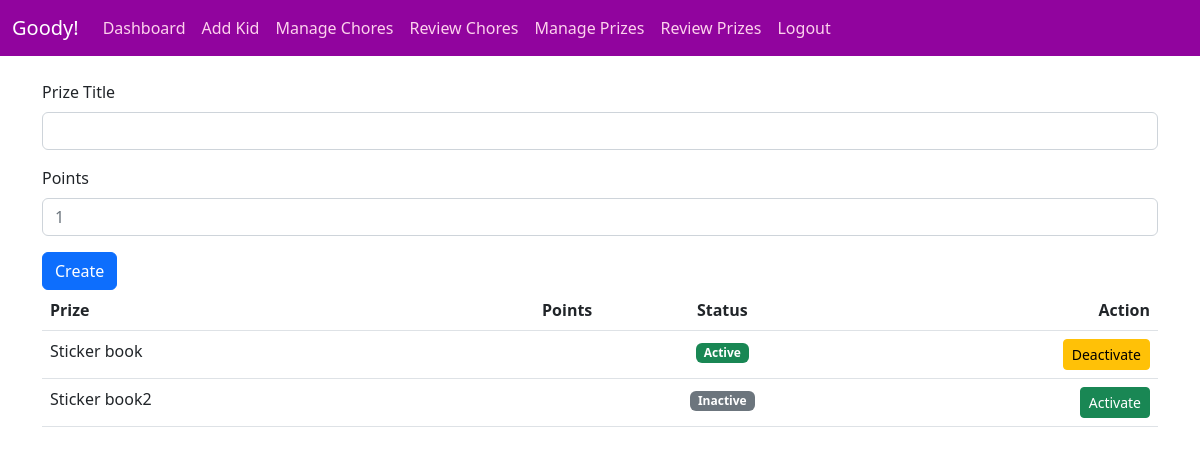
The app's page /parents/prizes (signed in) with its own data.
### tables this page shows
CREATE TABLE prize_templates (
  id INTEGER PRIMARY KEY AUTOINCREMENT,
  household_id INTEGER NOT NULL,
  title TEXT NOT NULL,
  points_cost INTEGER NOT NULL CHECK(points_cost > 0),
  active TEXT NOT NULL DEFAULT 'Y' CHECK(active IN ('Y','N')),
  created_on DATETIME DEFAULT CURRENT_TIMESTAMP,
  created_by INTEGER NOT NULL,
  FOREIGN KEY(household_id) REFERENCES households(id),
  FOREIGN KEY(created_by) REFERENCES users(id)
);

### app.py (the view, shortened to what this page needs)
@app.route("/parents/prizes", methods=["GET", "POST"])
def parents_prizes():
    parent = get_current_user()
    if not parent:
        return redirect(url_for("login"))
    if parent["role"] != "parent":
        abort(403)
    if not parent["household_id"]:
        return redirect(url_for("households"))
    with get_db_connection() as conn:
        cursor = conn.cursor()
        cursor.execute("SELECT id, title, points_cost, active FROM prize_templates WHERE household_id = ? ORDER BY active DESC, title", (parent["household_id"],))
        prizes = cursor.fetchall()
    return render_template("parent-prizes.html", prizes=prizes)

### app.py (called while the page is built)
def get_db_connection():
    conn = sqlite3.connect("choretracker.db")
    conn.row_factory = sqlite3.Row
    conn.execute("PRAGMA foreign_keys = ON")
    return conn

def get_current_user():
    if hasattr(g, "current_user"):
        return g.current_user
    user_id = session.get("user_id")
    if not user_id:
        g.current_user = None
        return None
    with get_db_connection() as conn:
        cursor = conn.cursor()
        cursor.execute("SELECT * FROM users WHERE id = ?", (user_id,))
        g.current_user = cursor.fetchone()
        return g.current_user

@app.context_processor
def inject_user():
    return {"current_user": get_current_user()}

### templates/parent-prizes.html (shortened to what this page needs)
{% extends "layout.html" %}
{% block content %}
    <form method="post">
        <div class="mb-3">
            <label for="prizetitle" class="form-label">Prize Title</label>
            <input class="form-control" id="prizetitle" name="prizetitle" type="text">
        </div>
        <div class="mb-3">
            <label for="prizepoints" class="form-label">Points</label>
            <input class="form-control" id="prizepoints" name="prizepoints" placeholder="1" type="number" min="1">
        </div>
        <div>
            <button class="btn btn-primary" type="submit">Create</button>
        </div>
    </form>
    <table class="table">
        <thead>
            <tr>
                <th class="text-start">Prize</th>
                <th class="text-end">Points</th>
                <th class="text-center">Status</th>
                <th class="text-end">Action</th>
            </tr>
        </thead>
        <tbody>
                {% for prize in prizes %}
                <tr>
                    <td class="text-start">{{  prize.title  }}</td>
                    <td class="text-end">{{  prize.points  }}</td>
                    <td class="text-center">
                        {% if prize.active == 'Y' %}
                            <span class="badge bg-success">Active</span>
                        {% else %}
                            <span class="badge bg-secondary">Inactive</span>
                        {% endif %}
                    </td>
                    <td class="text-end">
                        <form method="post" action="{{ url_for('toggle_prize', prize_id=prize.id) }}">
                            <button class="btn btn-sm {% if prize.active == 'Y' %}btn-warning{% else %}btn-success{% endif %}" type="submit">
                                {% if prize.active == 'Y' %}
                                    Deactivate
                                {% else %}
                                    Activate
                                {% endif %}
                            </button>
                        </form>
                    </td>
                </tr>
                {% endfor %}
        </tbody>
    </table>
{% endblock %}

### records on screen
prize_templates: title "Sticker book", active "Active"
prize_templates: title "Sticker book2", active "Inactive"
